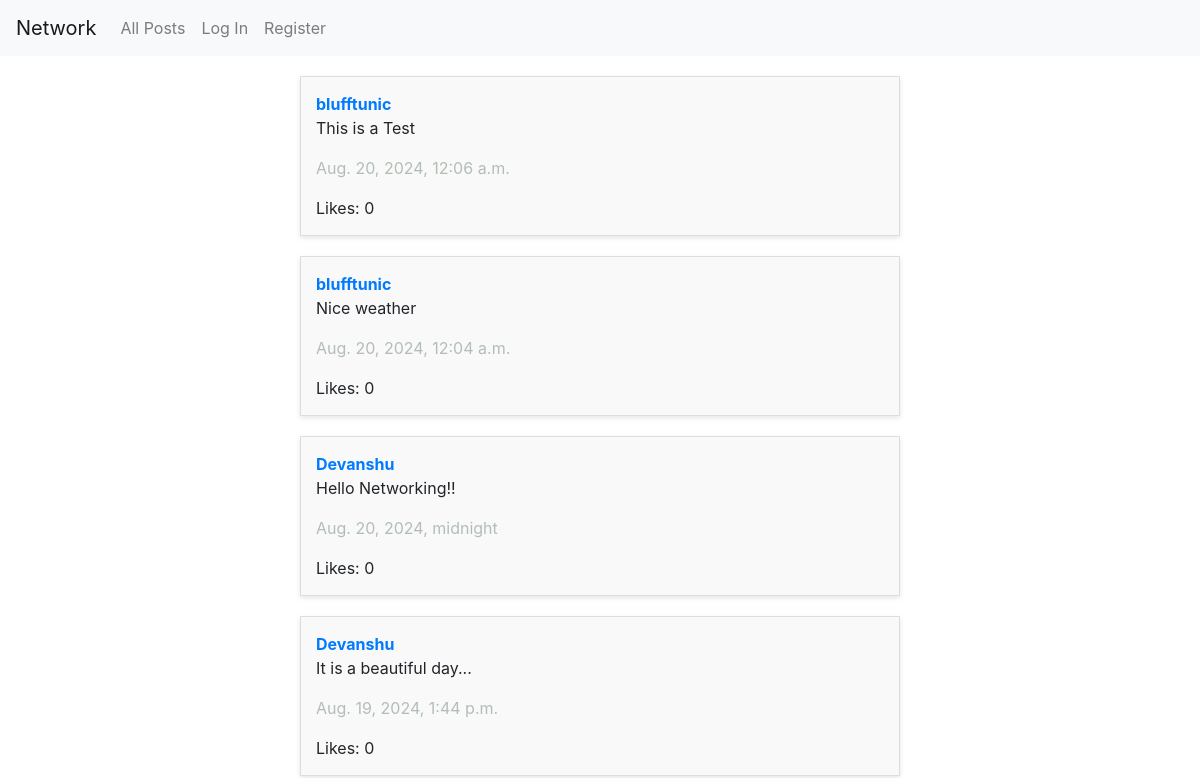
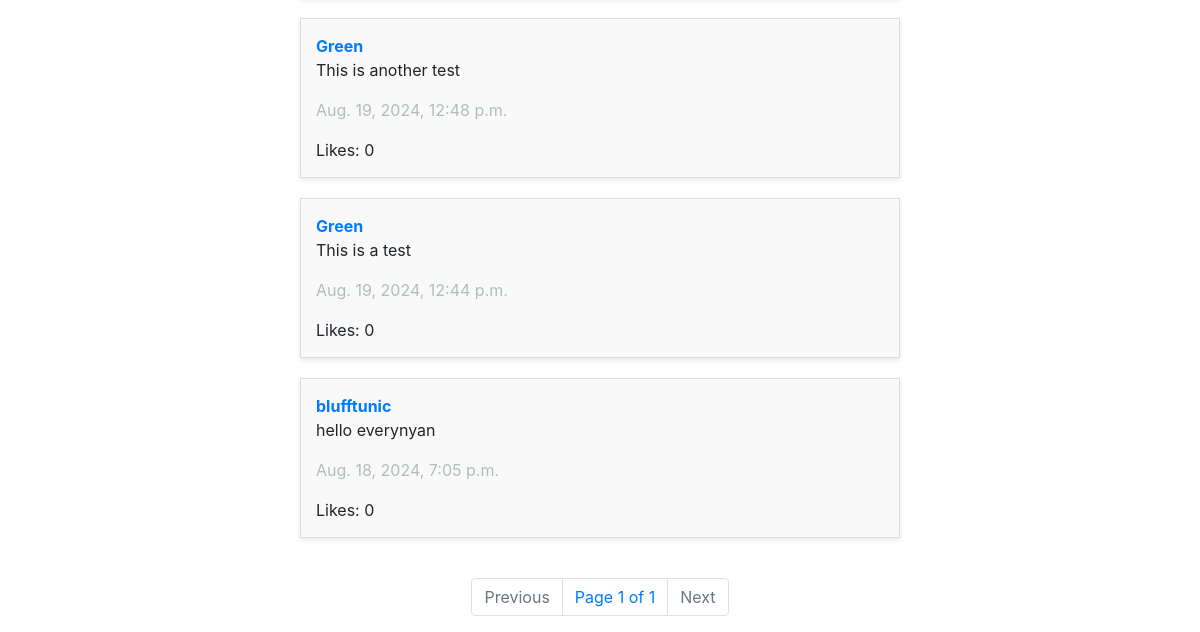
/, run on an earlier commit of the app's database (2 pictures, top to bottom).
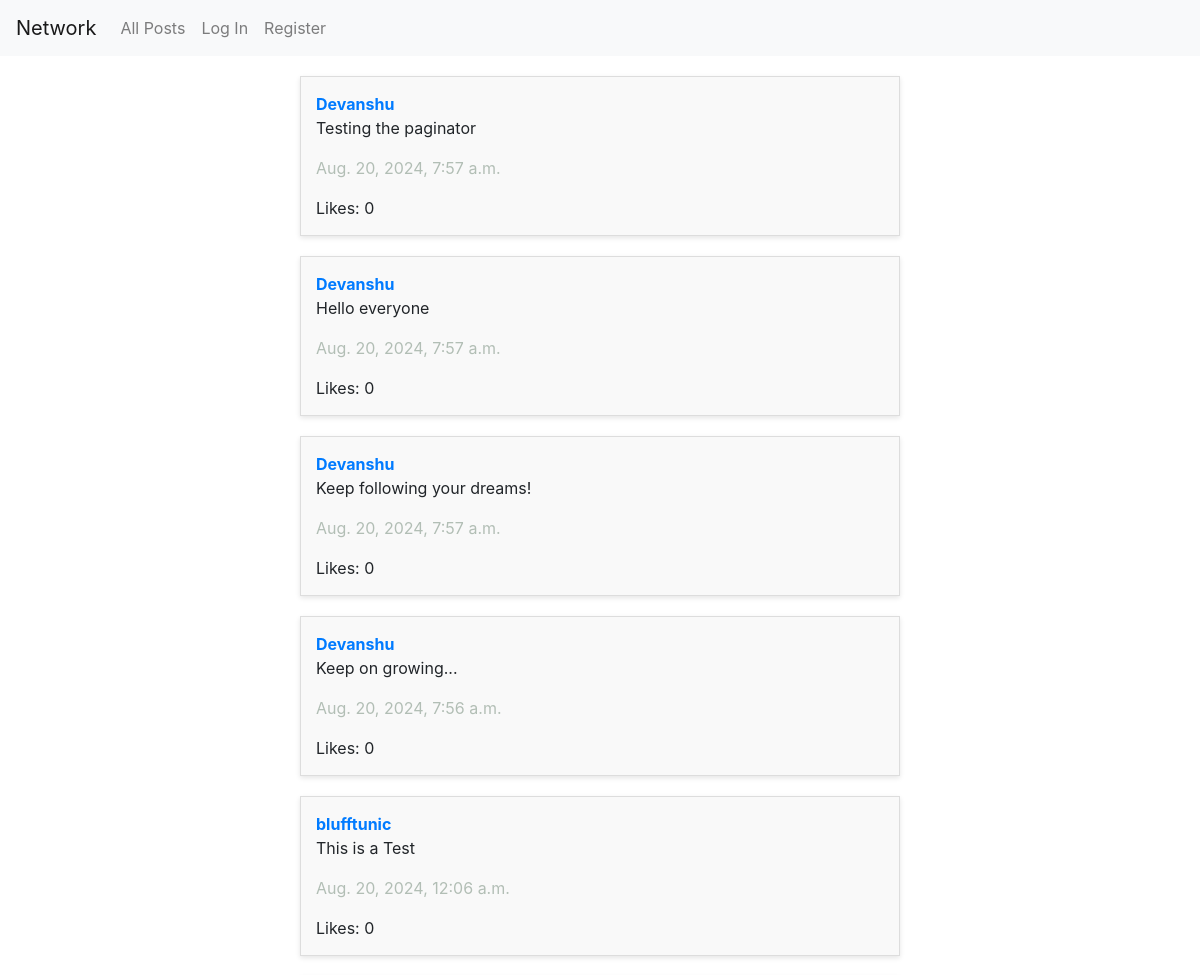
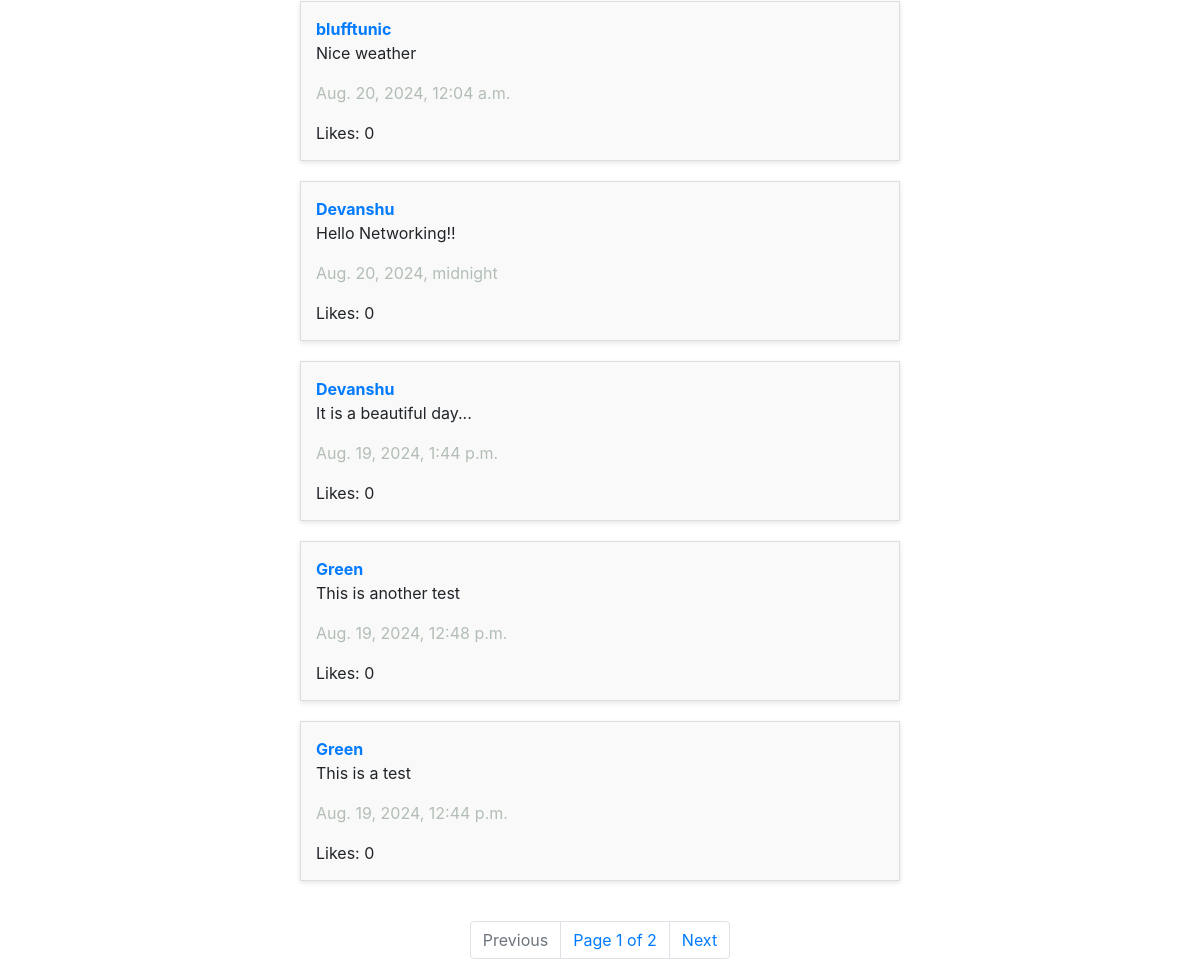
And on a later commit of the database (2 pictures, top to bottom).
### network/models.py (models this page shows, shortened)
class Post(models.Model):
    user = models.ForeignKey(User, on_delete=models.CASCADE, related_name="userpost")
    text = models.TextField()
    likes = models.IntegerField(blank=True, null=True)
    timestamp = models.DateTimeField(auto_now_add=True)

class User(AbstractUser):
    followers = models.IntegerField(blank=True, null=True)
    following = models.IntegerField(blank=True, null=True)

### network/views.py (the view)
# urls.py: path("", views.index, name="index"),
def index(request):
    posts = Post.objects.all().order_by('-id')
    p = Paginator(posts, 10)
    page_number = request.GET.get('page')
    page_obj = p.get_page(page_number)
    try:
        page_obj = p.get_page(page_number)
    except PageNotAnInteger:
        page_obj = p.page(1)
    except EmptyPage:
        page_obj = p.page(p.num_pages)
    return render(request, "network/index.html", {
        "posts":page_obj,
        "page_obj":page_obj
    })

### network/templates/network/index.html (shortened to what this page needs)
{% extends "network/layout.html" %}
{% block body %}
    <div id="posts">
        {% for post in page_obj %}
            <div id="post">
                <a href="{% url 'profile_page' user_id=post.user.id %}" id="user"><strong>{{ post.user }}</strong></a>
                <br>
                <p>{{ post.text }}</p>
                <p id="timestamp">{{ post.timestamp }}</p>
                Likes: {{ post.likes }}
            </div>
        {% endfor %}
    </div>
    <nav class="Page-navigation">
        <ul class="pagination">
            {% if page_obj.has_previous %}
                <li class="page-item">
                    <a class="page-link" href="?page={{ page_obj.previous_page_number }}" tabindex="-1">Previous</a>
                </li>
            {% else %}
                <li class="page-item disabled">
                    <a class="page-link" tabindex="-1" aria-disabled="true">Previous</a>
                </li>
            {% endif %}
            <li class="page-link">Page {{ page_obj.number }} of {{ page_obj.paginator.num_pages }}</li>
            {% if page_obj.has_next %}
                <li class="page-item">
                    <a class="page-link" href="?page={{ page_obj.next_page_number }}">Next</a>
                </li>
            {% else %}
                <li class="page-item disabled">
                    <a class="page-link" aria-disabled="true">Next</a>
                </li>
            {% endif %}
        </ul>
    </nav>
{% endblock %}

What changed in the data, as far as the page shows it:
no longer on this page (row unchanged): Post: user "blufftunic", text "hello everynyan", timestamp "Aug. 18, 2024, 7:05 p.m.", likes "0"
added Post: user "Devanshu", text "Testing the paginator", timestamp "Aug. 20, 2024, 7:57 a.m.", likes "0"
added Post: user "Devanshu", text "Hello everyone", timestamp "Aug. 20, 2024, 7:57 a.m.", likes "0"
added Post: user "Devanshu", text "Keep following your dreams!", timestamp "Aug. 20, 2024, 7:57 a.m.", likes "0"
added Post: user "Devanshu", text "Keep on growing...", timestamp "Aug. 20, 2024, 7:56 a.m.", likes "0"
Also different on the page:
{{ page_obj.paginator.num_pages }}: "1" → "2"
